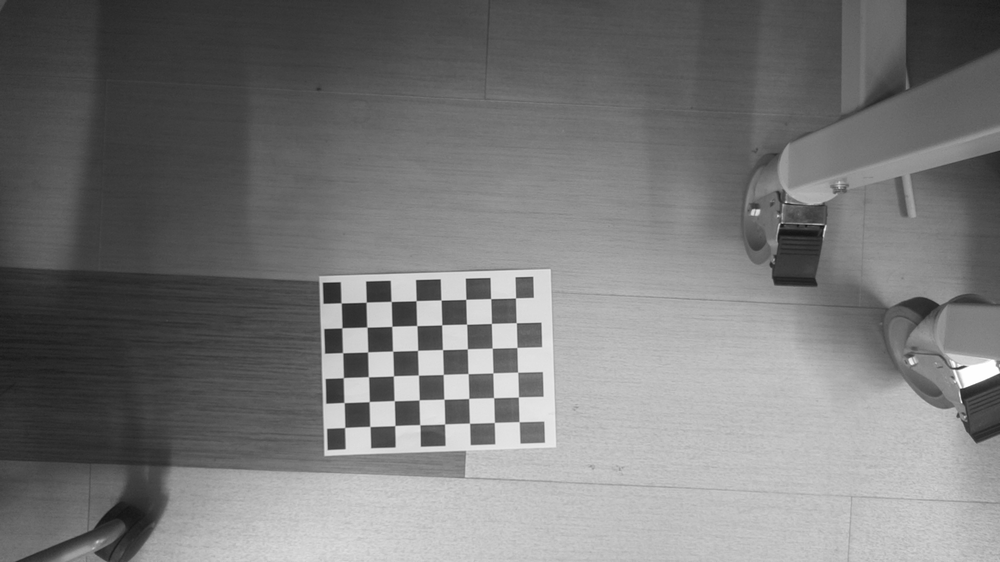
#> input picture tests/old_chess.png, 1000 x 562 px, shrunk from 1920 x 1080 before the run
$ python calibrate_rgb.py
#> lines starting #> are read from the running program, lines starting #| are printed output that depends on the picture; after the words box and inside, x2 and y2 are one past the last pixel; in counts of white or black regions, pixels touching at a corner belong together; long printed decimals are rounded
import cv2 as cv
import numpy as np
import glob
import picamera2 as p2
from datetime import datetime
import os

# termination criteria
criteria = (cv.TERM_CRITERIA_EPS + cv.TERM_CRITERIA_MAX_ITER, 30, 0.001)

# chessboard dimensions
chessboard = (8,6) # squares grid dimension

# prepare object points, like (0,0,0) (1,0,0) (2,0,0), ..., (6,5,0)
objp = np.zeros((chessboard[0] * chessboard[1], 3), np.float32)
objp[:,:2] = np.mgrid[0:chessboard[0], 0:chessboard[1]].T.reshape(-1,2)

# arrays to store object points and image points from all the images
objpoints = [] # 3d points in real-world space
imgpoints = [] # 2d points in image plane

images = glob.glob('old_chess.png')

for fname in images:
    print(f"Got image from data folder")
    img = cv.imread(fname)
#> img is the input picture: shape (562, 1000, 3); min 17, max 255, mean 119.4
    gray = cv.cvtColor(img, cv.COLOR_BGRA2GRAY)

    # Find the chess board corners
    ret, corners = cv.findChessboardCorners(gray, chessboard, None)
#> ret = True; corners = 48 rows, first 8: [341.2, 302.9], [366.2, 302.2], [391.2, 301.5], [416, 300.6], [441, 300], [465.8, 299.3], [490.6, 298.6], [515.5, 297.9]

    # if found, add object points, image points (after refining them)
    if ret == True:
        objpoints.append(objp)

        corners2 = cv.cornerSubPix(gray, corners, (11,11), (-1,-1), criteria)
#> corners2 = 48 rows, first 8: [341.1, 302.8], [366.2, 302.2], [391.2, 301.4], [416.1, 300.7], [441, 300], [465.8, 299.4], [490.7, 298.5], [515.5, 297.9]
        imgpoints.append(corners2)

        # Draw and display the corners
        cv.drawChessboardCorners(img, chessboard, corners2, ret)
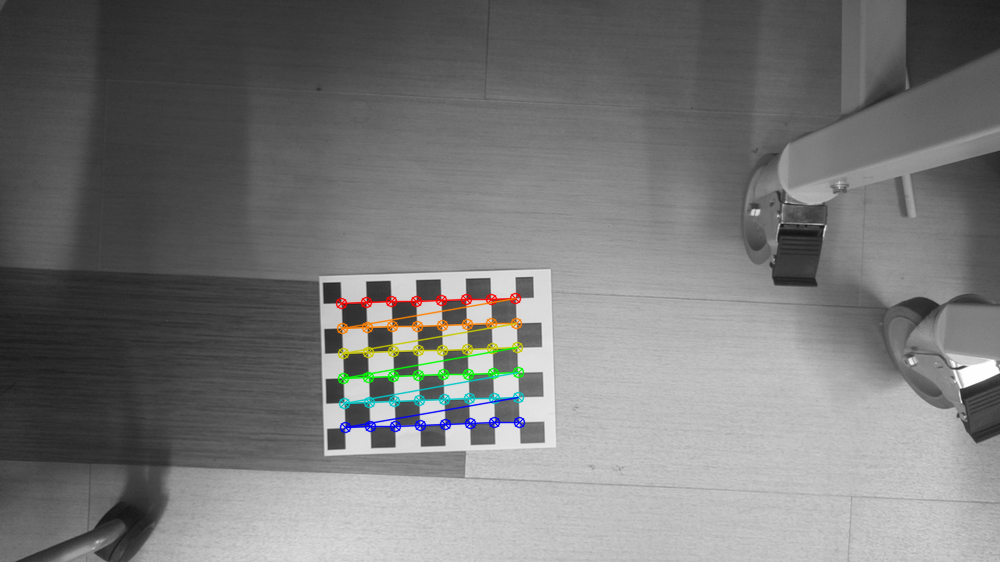
#> img: shape (562, 1000, 3); 1.65% of pixels changed, all inside (x1, y1, x2, y2) = (335, 292, 526, 434)

        # Save image to data array
        cv.imwrite('./chess.png', img)

ret, mtx, dist, rvecs, tvecs = cv.calibrateCamera(objpoints, imgpoints, gray.shape[::-1], None, None)
#> ret = 0.0587; mtx = [[8173.2, 0, 548.7], [0, 8415.9, 223.9], [0, 0, 1]]; dist = [[1.86, 3826.2, -0.0493, 0.0168, 5.41]]; rvecs = ([0.233, -0.00418, -0.0283],); tvecs = ([-8.33, 3.09, 328.3],)
print(f"Camera matrix:\n {mtx}")
#| Camera matrix:
#|  [[8.17320371e+03 0.00000000e+00 5.48716525e+02]
#|  [0.00000000e+00 8.41586144e+03 2.23878317e+02]
#|  [0.00000000e+00 0.00000000e+00 1.00000000e+00]]
print(f"Distoration Coefficients: {dist}")
#| Distoration Coefficients: [[ 1.85906695e+00  3.82622982e+03 -4.93295259e-02  1.67823281e-02
#|    5.41057106e+00]]
print(f"Rotation vector: {rvecs}")
#| Rotation vector: (array([[ 0.2333],
#|        [-0.004178],
#|        [-0.02826]]),)
print(f"Translation Vector: {tvecs}")
#| Translation Vector: (array([[ -8.331],
#|        [  3.089],
#|        [328.281]]),)

# get timestamp
now = datetime.now()
timestamp = now.strftime("%H-%M-%S") + f".{now.microsecond // 1000:03d}"

# save calibration matrices
matrix_path = os.getcwd() + f"/calibration/rgb/calibration_old_chess.npz"
np.savez(matrix_path, cam_mtx=mtx, dist=dist, rvecs=rvecs, tvecs=tvecs)

# Refine camera matrix based on scaling parameter
img = cv.imread('old_chess.png')

cam_dim = img.shape[:2]
#> cam_dim = (562, 1000)
newCamMtx, roi = cv.getOptimalNewCameraMatrix(mtx, dist, cam_dim, 1, cam_dim)
#> newCamMtx = [[8690.1, 0, 547.9], [0, 9459.5, 249.9], [0, 0, 1]]; roi = (124, 20, 434, 865)

# undistortion
dst = cv.undistort(img, mtx, dist, None, newCamMtx)
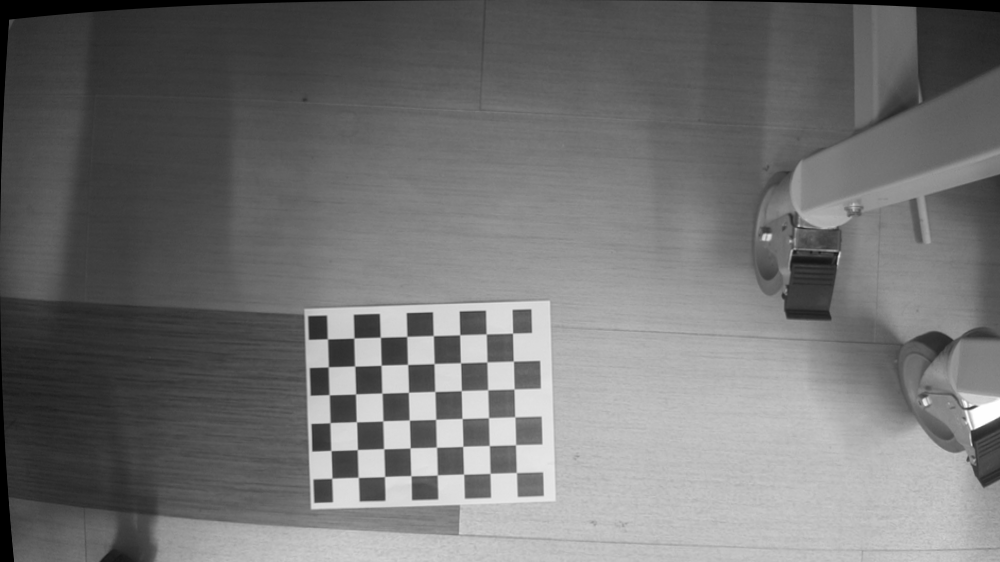
#> dst: shape (562, 1000, 3); min 0, max 255, mean 113.9

x, y, w, h = roi
#> x = 124; y = 20; w = 434; h = 865
dst = dst[y:y+h, x:x+w]
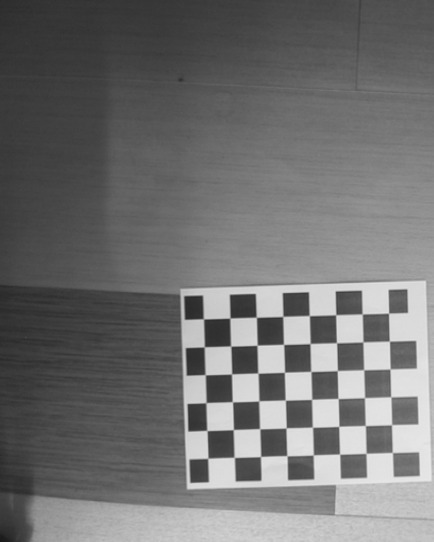
#> dst: shape (542, 434, 3); min 24, max 232, mean 112.6
cv.imwrite('calibratedChess.png', dst)
